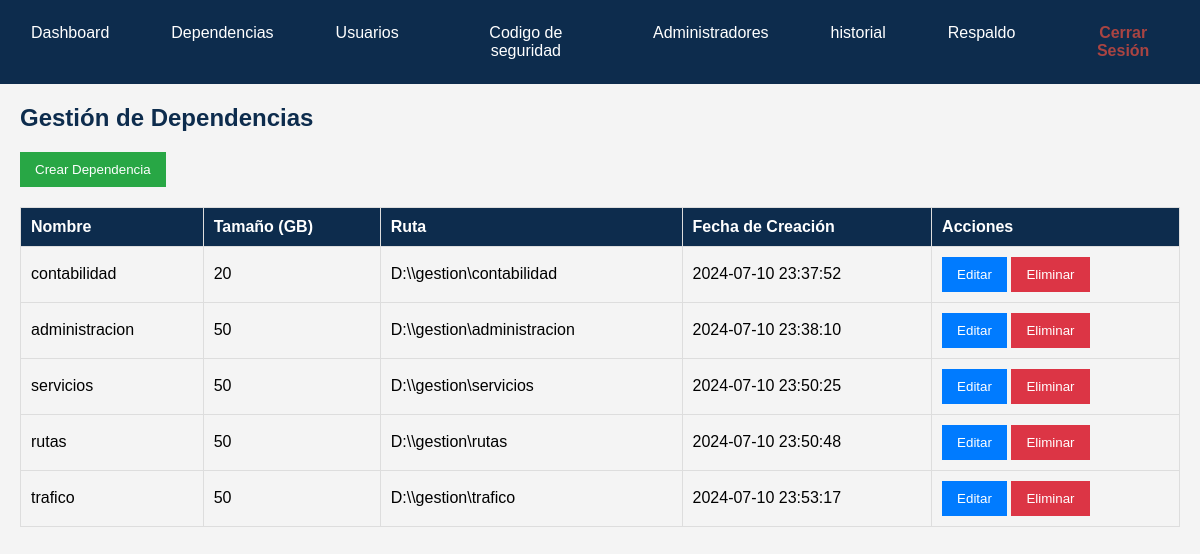
Page /admin/dependencia/dependencia.php (signed in) on the committed database.
### tables this page shows
CREATE TABLE `dependencia` (
  `id` int(11) NOT NULL,
  `nombre` varchar(255) NOT NULL,
  `tamaño` int(11) NOT NULL,
  `ruta` varchar(255) NOT NULL,
  `fecha_creacion` timestamp NOT NULL DEFAULT current_timestamp()
);

### admin/dependencia/dependencia.php (the view, shortened to what this page needs)
<?php
include '../conexion.php';
$sql = "SELECT * FROM dependencia LIMIT 15";
$result = $conn->query($sql);
?>
<!DOCTYPE html>
<html lang="es">
<head>
    <link rel="stylesheet" href="../css/estilos.css">
</head>
<body>
    <?php include '../inicio/menu.php'; ?>
    <main>
        <h2>Gestión de Dependencias</h2>
        <button class="crear" onclick="mostrarFormularioCrear()">Crear Dependencia</button>
        <table class="modern-table">
            <thead>
                <tr>
                    <th>Nombre</th>
                    <th>Tamaño (GB)</th>
                    <th>Ruta</th>
                    <th>Fecha de Creación</th>
                    <th>Acciones</th>
                </tr>
            </thead>
            <tbody>
                <?php while($row = $result->fetch_assoc()): ?>
                <tr>
                    <td><?php echo $row['nombre']; ?></td>
                    <td><?php echo $row['tamaño']; ?></td>
                    <td><?php echo $row['ruta']; ?></td>
                    <td><?php echo $row['fecha_creacion']; ?></td>
                    <td>
                        <button class="editar" onclick="mostrarFormularioEditar(<?php echo $row['id']; ?>)">Editar</button>
                        <button class="eliminar" onclick="eliminarDependencia(<?php echo $row['id']; ?>)">Eliminar</button>
                    </td>
                </tr>
                <?php endwhile; ?>
            </tbody>
        </table>
    </main>
</body>
</html>

### admin/css/estilos.css (style rules this page uses)
body { font-family: Arial, sans-serif; background-color: #f4f4f4; margin: 0; padding: 0; }
main { margin: 20px; }
h2 { color: #0d2c4d; }
button { padding: 10px 15px; border: none; cursor: pointer; }
button.crear { background-color: #28a745; color: white; }
button.editar { background-color: #007bff; color: white; }
button.eliminar { background-color: #dc3545; color: white; }
table.modern-table { width: 100%; border-collapse: collapse; margin-top: 20px; }
table.modern-table th, table.modern-table td { padding: 10px; border: 1px solid #ddd; text-align: left; }
table.modern-table th { background-color: #0d2c4d; color: white; }

### rows in the picture
dependencia: nombre "contabilidad", tamaño "20", ruta "D:\\\\gestion\\contabilidad", fecha_creacion "2024-07-10 23:37:52"
dependencia: nombre "administracion", tamaño "50", ruta "D:\\\\gestion\\administracion", fecha_creacion "2024-07-10 23:38:10"
dependencia: nombre "servicios", tamaño "50", ruta "D:\\\\gestion\\servicios", fecha_creacion "2024-07-10 23:50:25"
dependencia: nombre "rutas", tamaño "50", ruta "D:\\\\gestion\\rutas", fecha_creacion "2024-07-10 23:50:48"
dependencia: nombre "trafico", tamaño "50", ruta "D:\\\\gestion\\trafico", fecha_creacion "2024-07-10 23:53:17"
